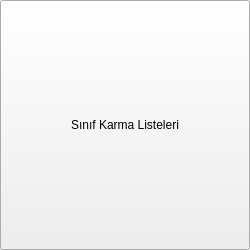
<?xml version="1.0" encoding="UTF-8"?>
<ui version="4.0">
 <class>ikoOSKAR::UI::XlsxButton</class>
 <widget class="QWidget" name="ikoOSKAR::UI::XlsxButton">
  <property name="geometry">
   <rect>
    <x>0</x>
    <y>0</y>
    <width>250</width>
    <height>250</height>
   </rect>
  </property>
  <property name="minimumSize">
   <size>
    <width>250</width>
    <height>250</height>
   </size>
  </property>
  <property name="maximumSize">
   <size>
    <width>250</width>
    <height>250</height>
   </size>
  </property>
  <property name="windowTitle">
   <string>Form</string>
  </property>
  <layout class="QVBoxLayout" name="verticalLayout">
   <property name="leftMargin">
    <number>0</number>
   </property>
   <property name="topMargin">
    <number>0</number>
   </property>
   <property name="rightMargin">
    <number>0</number>
   </property>
   <property name="bottomMargin">
    <number>0</number>
   </property>
   <item>
    <widget class="QToolButton" name="btnXlsxFile">
     <property name="minimumSize">
      <size>
       <width>250</width>
       <height>250</height>
      </size>
     </property>
     <property name="maximumSize">
      <size>
       <width>250</width>
       <height>250</height>
      </size>
     </property>
     <property name="text">
      <string>Sınıf Karma Listeleri</string>
     </property>
     <property name="icon">
      <iconset resource="../../../assets/resources.qrc">
       <normaloff>:/xlsx.png</normaloff>:/xlsx.png</iconset>
     </property>
     <property name="iconSize">
      <size>
       <width>200</width>
       <height>200</height>
      </size>
     </property>
     <property name="toolButtonStyle">
      <enum>Qt::ToolButtonStyle::ToolButtonTextUnderIcon</enum>
     </property>
    </widget>
   </item>
  </layout>
 </widget>
 <resources>
  <include location="../../../assets/resources.qrc"/>
 </resources>
 <connections/>
</ui>
